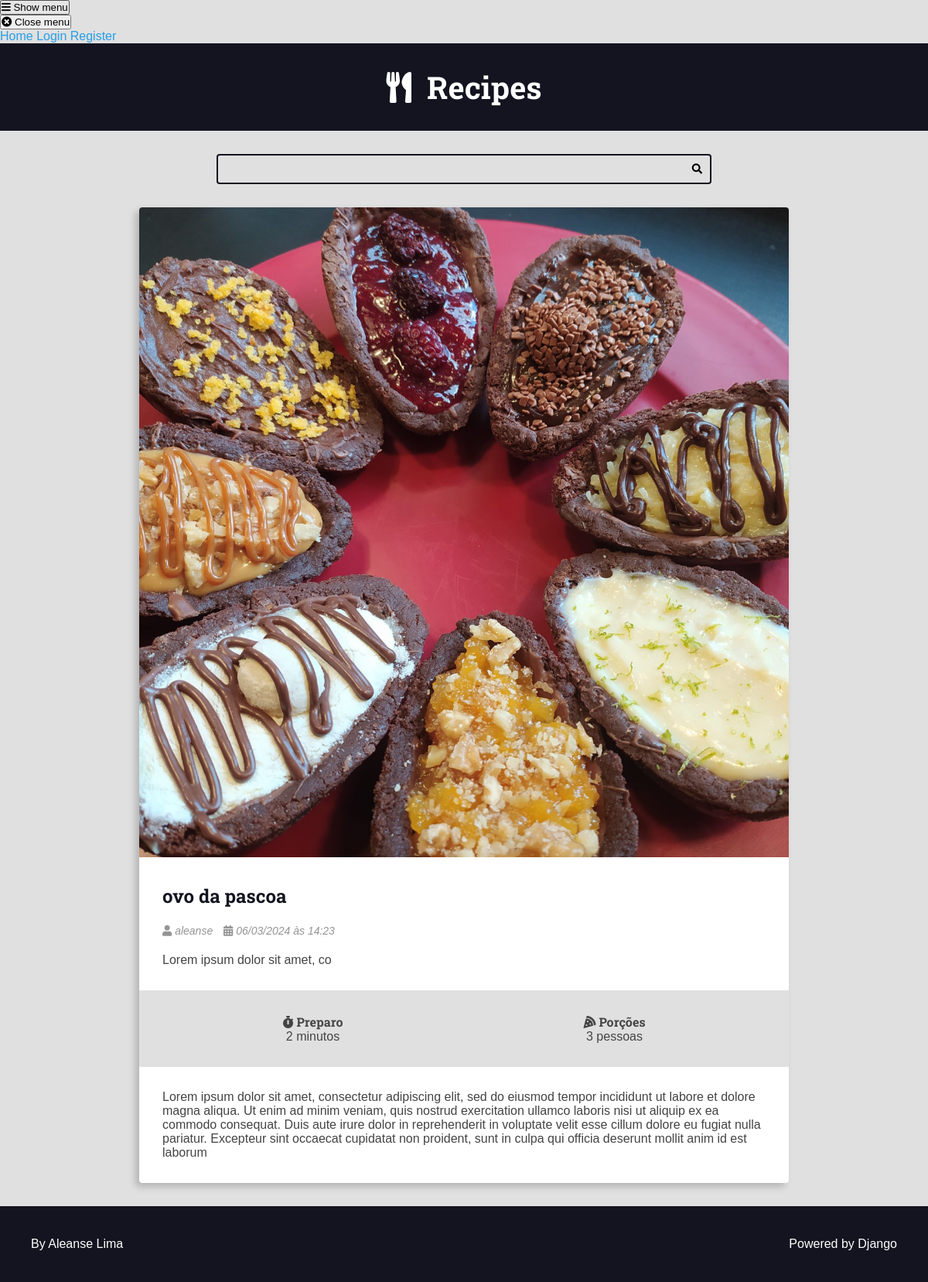
The page /recipes/4 on the database its author committed.
### recipes/models.py (models this page shows, shortened)
class Recipe(models.Model):
    title = models.CharField(max_length=30)
    description = models.TextField(max_length=30)
    slug = models.SlugField(unique=True)
    preparation_time = models.IntegerField()
    preparation_time_unit = models.CharField(max_length=30)
    servings = models.IntegerField()
    servings_unit = models.CharField(max_length=30)
    preparation_steps = models.TextField()
    preparation_steps_is_html = models.BooleanField(default=False)
    created_at = models.DateTimeField(auto_now_add=True)
    updated_at = models.DateTimeField(auto_now=True)
    is_published = models.BooleanField(default=False)
    cover = models.ImageField(upload_to='recipes/covers/%Y/%m/%d/', blank=True, default='')
    category = models.ForeignKey(Category, on_delete=models.SET_NULL, null=True,blank=True,default=None)
    author = models.ForeignKey(User, on_delete=models.SET_NULL, null=True)
    def get_absolute_url(self):
        return reverse("recipes:recipe",args={self.id})

### recipes/views.py (the view)
# urls.py: path('recipes/<int:id>', views.recipe,name="recipe"),
def recipe(request,id):
    recipe = get_object_or_404(Recipe,id=id, is_published=True,)
    return render(request,'recipes/pages/recipe-view.html',context={'recipe':recipe,'is_detail_page': True,})

### recipes/templates/recipes/pages/recipe-view.html (shortened to what this page needs)
{% extends 'global/base.html' %}
{% block content %}
<div class="main-content main-content-detail container">
        {% include 'recipes/partials/recipe.html' %}
</div>
{% endblock content %}

### recipes/templates/recipes/partials/recipe.html (shortened to what this page needs)
<div class="recipe recipe-list-item">
   {% if recipe.cover %}
    <div class="recipe-cover">
        <a href="{{ recipe.get_absolute_url }}">
            <img src="{{ recipe.cover.url }}" alt="Temporário">
        </a>
    </div>
    {% endif %}
    <div class="recipe-title-container">
         <h2 class="recipe-title">
            <a href="{{ recipe.get_absolute_url }}">
                {{ recipe.title }}
            </a>
        </h2>
    </div>
    <div class="recipe-author">
       {% if recipe.author is not None %}
        <span class="recipe-author-item">
            <i class="fas fa-user"></i>
            {% if recipe.author.first_name %}
                {{ recipe.author.first_name }} {{ recipe.author.last_name }}
            {% else %}
                {{ recipe.author.username }}
            {% endif %}
        </span>
        {% endif %}
        <span class="recipe-author-item">
            <i class="fas fa-calendar-alt"></i>
            {{ recipe.created_at|date:"d/m/Y" }} às {{ recipe.created_at|date:"H:i" }}
        </span>
    </div>
    <div class="recipe-content">
         <p>{{ recipe.description }}</p>
    </div>
    <div class="recipe-meta-container">
        <div class="recipe-meta recipe-preparation">
            <h3 class="recipe-meta-title"><i class="fas fa-stopwatch"></i> Preparo</h3>
            <div class="recipe-meta-text">
               {{ recipe.preparation_time }} {{ recipe.preparation_time_unit }}
            </div>
        </div>
        <div class="recipe-meta recipe-servings">
            <h3 class="recipe-meta-title"><i class="fas fa-pizza-slice"></i> Porções</h3>
            <div class="recipe-meta-text">
                {{ recipe.servings }} {{ recipe.servings_unit }}
            </div>
        </div>
    </div>
    {% if is_detail_page is True %}
    <div class="preparation-steps">
        {% if recipe.preparation_steps_is_html is True %}
                {{ recipe.preparation_steps|safe }}
            {% else %}
                {{ recipe.preparation_steps|linebreaksbr }}
        {% endif %}
    </div>
    {% endif %}
</div>

### base_static/global/css/styles.css (style rules this page uses)
:root { --color-primary: #269fe6; --color-primary-hover: #2086c2; --color-primary-dark: #13141f; --color-primary-dark-hover: #212336; --color-primary-light: #d4ecfa; --color-primary-light-hover: #bdd8e7; --color-white: #fff; --color-black: #000; --color-dark-text: #444; --color-info-light: #cce5ff; --color-debug-light: #cce5ff; --color-success-light: #d4edda; --color-alert-light: #fff3cd; --color-warning-light: #fff3cd; --color-error-light: #f8d7da; --color-info-dark: #4d86c4; --color-debug-dark: #4d86c4; --color-success-dark: #4a9c5d; --color-alert-dark: #927f40; --color-warning-dark: #927f40; --color-error-dark: #da525d; --color-gray-0: #f9f9f9; --color-gray-1: #e0e0e0; --color-gray-2: #c7c7c7; --color-gray-3: #aeaeae; --color-gray-4: #959595; --color-gray-5: #7d7d7d; --color-gray-6: #646464; --color-gray-7: #4b4b4b; --color-gray-8: #323232; --color-gray-9: #191919; --font-primary: sans-serif; --font-headings: 'Roboto Slab', serif; --spacing-gutter-medium: 3rem; --spacing-gutter-large: 4rem; }
* { padding: 0; margin: 0; box-sizing: border-box; }
html { font-size: 62.5%; }
body { font-size: 1.6rem; font-family: var(--font-primary); background: var(--color-gray-1); color: var(--color-dark-text); }
h1, h2, h3, h4, h5, h6 { font-family: var(--font-headings); }
.container { max-width: 144rem; margin: 0 auto; padding: var(--spacing-gutter-medium); }
.main-content { padding-top: 0; }
.recipe { background: var(--color-white); box-shadow: -5px 5px 10px rgba(0, 0, 0, .2); transform: scale(1); transition: all 300ms ease-in-out; border-radius: .4rem; overflow: hidden; }
.recipe img { max-width: 100%; }
.recipe-list-item { max-width: 64rem; height: fit-content; }
.recipe-title-container { padding: var(--spacing-gutter-medium); padding-bottom: 2rem; }
.recipe-title-container a { text-decoration: none; color: var(--color-primary-dark); }
.recipe-author { padding: 0 var(--spacing-gutter-medium); }
.recipe-content { padding: var(--spacing-gutter-medium); padding-top: 2rem; }
.recipe-author-item { color: var(--color-gray-4); margin-right: 1rem; font-style: italic; font-size: 1.4rem; }
.recipe-meta-container { display: flex; flex-flow: row wrap; padding: var(--spacing-gutter-medium); background: var(--color-gray-1); }
.recipe-meta { display: flex; flex-flow: column nowrap; flex-shrink: 1; flex-grow: 1; text-align: center; }
.recipe-meta-title { font-size: 1.6rem; }
.main-content-detail .recipe-list-item { max-width: 84rem; margin: 0 auto; }
img { max-width: 100%; }
a { color: var(--color-primary); text-decoration: none; }
.preparation-steps { padding: var(--spacing-gutter-medium); }

### rows shown on the page
Recipe: cover (picture), title "ovo da pascoa", author.username "aleanse", created_at "06/03/2024", created_at "14:23", description "Lorem ipsum dolor sit amet, co", preparation_time "2", preparation_time_unit "minutos", servings "3", servings_unit "pessoas", preparation_steps "Lorem ipsum dolor sit amet, consectetur adipiscing elit, sed do eiusmod tempor incididunt ut labore et dolore magna aliqua. Ut enim ad minim veniam, quis nostrud exercitation ullamco laboris nisi ut aliquip ex ea commodo consequat. Duis aute irure dolor in reprehenderit in voluptate velit esse cillum dolore eu fugiat nulla pariatur. Excepteur sint occaecat cupidatat non proident, sunt in culpa qui officia deserunt mollit anim id est laborum"
